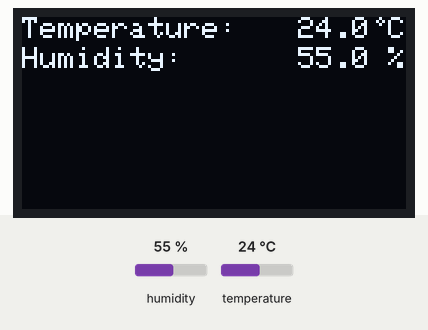
Bench run of a sketch on a simulated Arduino Uno, built with avr-gcc and run on an emulated ATmega328P. On the bench: 128×64 one-colour display. Inputs (shaded band) come from the test bench; at power-on: humidity 55 %, temperature 24 °C.

Above: at 3.2 s.
3.3 s: humidity set to 22 %
At 5.5 s:
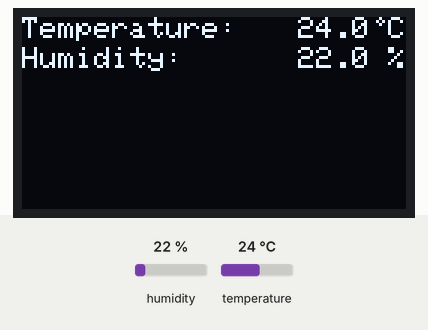
6.0 s: temperature set to 12 °C
At 6.6 s:
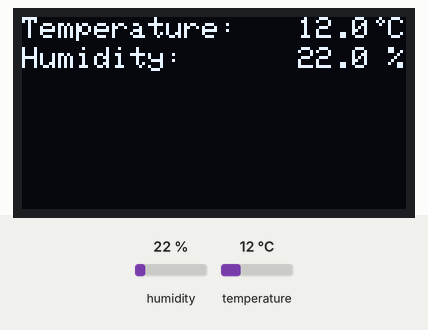
8.7 s: humidity set to 40 %
At 11.3 s:
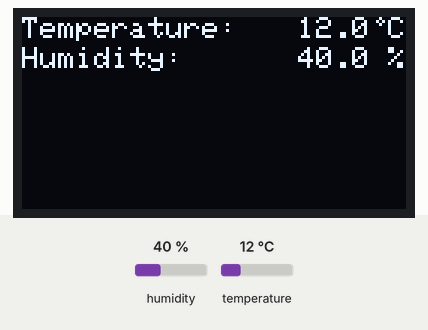
11.8 s: temperature set to 19 °C
Timing chart, 0 to 14.8 s (numbered marks = the images above; inputs shaded):
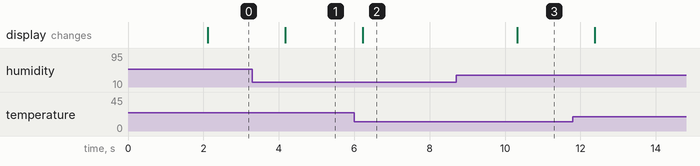

The sketch:

ESP8266-OLED-DHT11.ino
```cpp
#include <Wire.h>
#include <Adafruit_GFX.h>
#include <Adafruit_SSD1306.h>
#include <DHT.h>

#define SCREEN_WIDTH 128 // OLED display width, in pixels
#define SCREEN_HEIGHT 64 // OLED display height, in pixels

// Declaration for an SSD1306 display connected to I2C (SDA, SCL pins) SDA = D2; SCL = D1
Adafruit_SSD1306 display(SCREEN_WIDTH, SCREEN_HEIGHT, &Wire, -1);

#define DHTPIN 14     // Digital pin as GPIO 14 as pin D5 connected to the DHT sensor out
#define DHTTYPE DHT11   // DHT 11
DHT dht(DHTPIN, DHTTYPE);

void setup() {
  Serial.begin(115200);
  //Serial.begin(230400);

  if(!display.begin(SSD1306_SWITCHCAPVCC, 0x3C)) { // Its works for my 128x64 OLED 0,96" screen
    Serial.println(F("SSD1306 allocation failed"));
    for(;;);
  }
  display.clearDisplay();

  display.setTextSize(1); //1-8; 1 is default, not needed
  display.setTextColor(WHITE); // Not relevant for one or two color OLED display
  display.setCursor(0,0); //0,0 to 120,57
  display.println("DHT11 test!");
  display.display();
  delay(2000);
  dht.begin();
}

void loop() {
  float h = dht.readHumidity();
  float t = dht.readTemperature(); // Read temperature as Fahrenheit (isFahrenheit = true; default C as false)
  // Check if any reads failed and exit early (to try again).
  if (isnan(h) || isnan(t)) {
    display.println("Failed to read from DHT sensor!");
    return;
  }
  String temp = String(t,1); //Convert to string and cut de second decimal number
  String humi = String(h,1);
  display.clearDisplay();

  // display temperature
  display.setTextSize(1);
  display.setCursor(0,0);
  display.print("Temperature: ");
  display.setCursor(92,0);
  display.print(temp);
  display.print("  ");
  display.drawCircle(119, 1, 1, WHITE); // degree sign
  display.setCursor(122,0); // repositioning the Celsius display
  display.print("C");

  // display humidity
  display.setTextSize(1);
  display.setCursor(0, 10);
  display.print("Humidity:   ");
  display.setCursor(92,10);
  display.print(humi);
  display.print(" %");

  display.display();
  delay(2000);
}
```

Measured:
- after the input at 3.3 s, the display: changes after 0.87 s (image 1)
- after the input at 6.0 s, the display: changes after 0.22 s (image 2)
- after the input at 8.7 s, the display: changes after 1.6 s (image 3)
